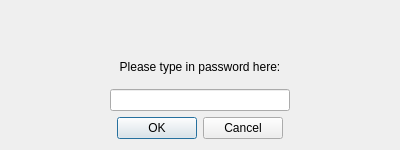
<?xml version="1.0" encoding="UTF-8"?>
<ui version="4.0">
 <class>ConnectDbWidget</class>
 <widget class="QWidget" name="ConnectDbWidget">
  <property name="geometry">
   <rect>
    <x>0</x>
    <y>0</y>
    <width>400</width>
    <height>150</height>
   </rect>
  </property>
  <property name="sizePolicy">
   <sizepolicy hsizetype="Expanding" vsizetype="Expanding">
    <horstretch>0</horstretch>
    <verstretch>0</verstretch>
   </sizepolicy>
  </property>
  <property name="minimumSize">
   <size>
    <width>200</width>
    <height>100</height>
   </size>
  </property>
  <property name="maximumSize">
   <size>
    <width>160000</width>
    <height>250</height>
   </size>
  </property>
  <property name="windowTitle">
   <string>Form</string>
  </property>
  <layout class="QVBoxLayout" name="verticalLayout">
   <item>
    <widget class="QLabel" name="mMessageLabel">
     <property name="text">
      <string/>
     </property>
     <property name="textFormat">
      <enum>Qt::PlainText</enum>
     </property>
     <property name="alignment">
      <set>Qt::AlignCenter</set>
     </property>
    </widget>
   </item>
   <item>
    <widget class="QLabel" name="mPasswordLabel">
     <property name="text">
      <string>Please type in password here:</string>
     </property>
     <property name="alignment">
      <set>Qt::AlignCenter</set>
     </property>
    </widget>
   </item>
   <item alignment="Qt::AlignHCenter">
    <widget class="QLineEdit" name="mPasswordEdit">
     <property name="sizePolicy">
      <sizepolicy hsizetype="Expanding" vsizetype="Fixed">
       <horstretch>0</horstretch>
       <verstretch>0</verstretch>
      </sizepolicy>
     </property>
     <property name="minimumSize">
      <size>
       <width>180</width>
       <height>0</height>
      </size>
     </property>
     <property name="maximumSize">
      <size>
       <width>500</width>
       <height>16777215</height>
      </size>
     </property>
     <property name="echoMode">
      <enum>QLineEdit::Password</enum>
     </property>
     <property name="alignment">
      <set>Qt::AlignCenter</set>
     </property>
    </widget>
   </item>
   <item>
    <widget class="QDialogButtonBox" name="mButtonBox">
     <property name="standardButtons">
      <set>QDialogButtonBox::Cancel|QDialogButtonBox::Ok</set>
     </property>
     <property name="centerButtons">
      <bool>true</bool>
     </property>
    </widget>
   </item>
  </layout>
 </widget>
 <resources/>
 <connections/>
</ui>
